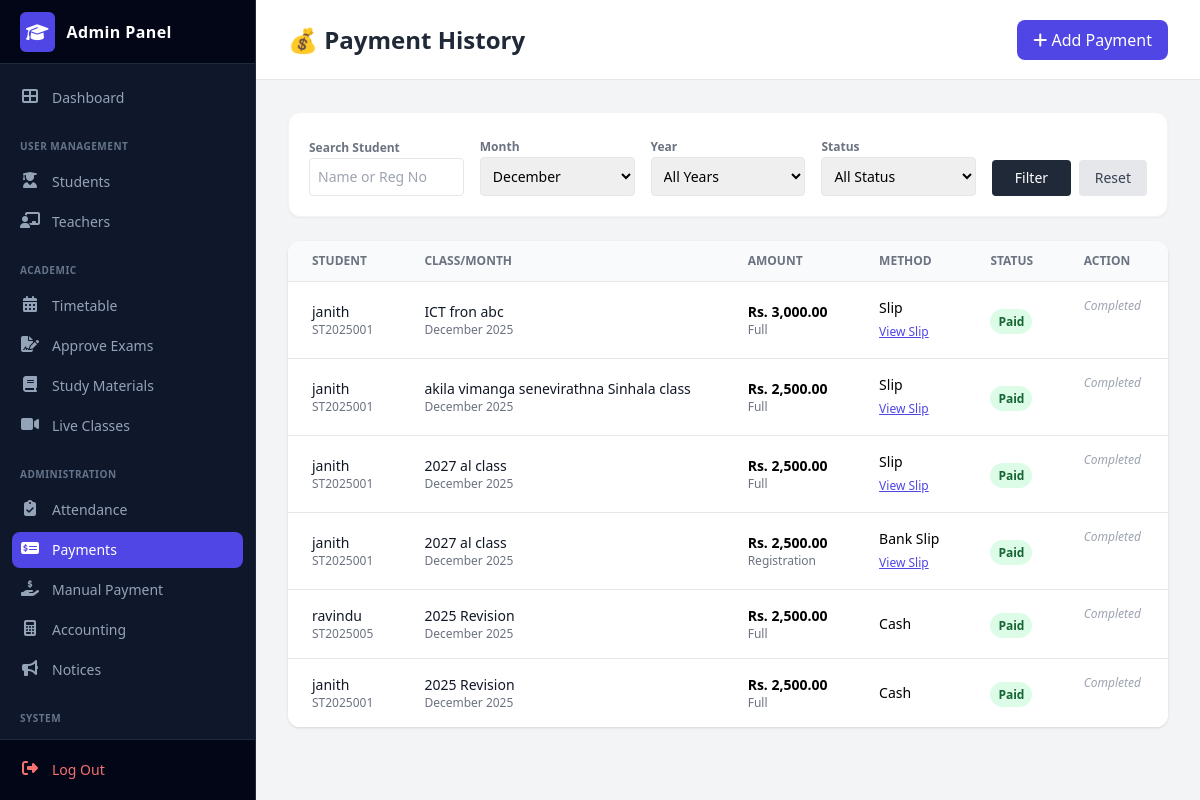
The app's page /admin/payments.php?month=December (signed in) with its own data.
### tables this page shows
CREATE TABLE `payments` (
  `payment_id` int(11) NOT NULL,
  `student_id` int(11) NOT NULL,
  `class_id` int(11) NOT NULL DEFAULT 1,
  `month` varchar(20) NOT NULL,
  `year` int(4) NOT NULL DEFAULT 2025,
  `amount` decimal(10,2) NOT NULL,
  `payment_status` enum('paid','pending','failed') NOT NULL DEFAULT 'paid',
  `transaction_id` varchar(100) DEFAULT NULL,
  `slip_image` varchar(255) DEFAULT NULL,
  `method` varchar(20) NOT NULL DEFAULT 'Cash',
  `payment_type` varchar(20) NOT NULL DEFAULT 'Full',
  `paid_date` datetime DEFAULT current_timestamp()
);

CREATE TABLE `students` (
  `student_id` int(11) NOT NULL,
  `reg_number` varchar(20) NOT NULL,
  `full_name` varchar(150) NOT NULL,
  `nic` varchar(20) NOT NULL,
  `dob` date NOT NULL,
  `gender` varchar(10) NOT NULL,
  `school` varchar(150) DEFAULT NULL,
  `address` text DEFAULT NULL,
  `student_phone` varchar(15) DEFAULT NULL,
  `parent_phone` varchar(15) NOT NULL,
  `email` varchar(150) NOT NULL,
  `stream` varchar(50) NOT NULL,
  `batch` varchar(10) NOT NULL,
  `photo` varchar(255) DEFAULT NULL,
  `registered_date` datetime DEFAULT current_timestamp(),
  `status` int(11) DEFAULT 1
);

CREATE TABLE `classes` (
  `class_id` int(11) NOT NULL,
  `class_name` varchar(100) NOT NULL,
  `stream` varchar(50) NOT NULL,
  `subject` varchar(50) NOT NULL,
  `teacher_name` varchar(100) DEFAULT NULL,
  `fee` decimal(10,2) NOT NULL,
  `day` varchar(20) DEFAULT NULL,
  `time` varchar(20) DEFAULT NULL,
  `status` tinyint(4) DEFAULT 1
);

### admin/payments.php (the view, shortened to what this page needs)
<?php
include('db_con.php');
$where_clauses = [];
if (isset($_GET['month']) && !empty($_GET['month'])) {
    $month = $conn->real_escape_string($_GET['month']);
    $where_clauses[] = "p.month = '$month'";
}
$where_sql = "";
if (count($where_clauses) > 0) {
    $where_sql = "WHERE " . implode(' AND ', $where_clauses);
}
$sql = "SELECT p.*, s.full_name, s.reg_number, c.class_name
        FROM payments p
        LEFT JOIN students s ON p.student_id = s.student_id
        LEFT JOIN classes c ON p.class_id = c.class_id
        $where_sql
        ORDER BY p.paid_date DESC";
$result = $conn->query($sql);
?>
<!DOCTYPE html>
<html lang="en">
<head>
    <script src="https://cdn.tailwindcss.com"></script>
    <link rel="stylesheet" href="https://cdnjs.cloudflare.com/ajax/libs/font-awesome/6.4.0/css/all.min.css">
</head>
<body class="bg-gray-100 font-sans">
    <div class="flex h-screen overflow-hidden">
        <?php include('includes/sidebar.php'); ?>
        <div class="flex-1 flex flex-col min-w-0 overflow-hidden ml-64">
            <header class="bg-white border-b h-20 flex items-center justify-between px-8">
                <h1 class="text-2xl font-bold text-gray-800">💰 Payment History</h1>
                <a href="add_manual_payment.php" class="bg-indigo-600 text-white px-4 py-2 rounded-lg hover:bg-indigo-700 transition">
                    <i class="fas fa-plus"></i> Add Payment
                </a>
            </header>
            <main class="flex-1 overflow-y-auto p-8">
                <div class="bg-white p-5 rounded-xl shadow-sm border border-gray-100 mb-6">
                    <form method="GET" class="grid grid-cols-1 md:grid-cols-5 gap-4 items-end">
                        <div>
                            <label class="text-xs font-bold text-gray-500">Search Student</label>
                            <input type="text" name="search" value="<?php echo $_GET['search'] ?? ''; ?>" placeholder="Name or Reg No" class="w-full border p-2 rounded text-sm">
                        </div>
                        <div>
                            <label class="text-xs font-bold text-gray-500">Month</label>
                            <select name="month" class="w-full border p-2 rounded text-sm">
                                <?php
                                $months = ['January','February','March','April','May','June','July','August','September','October','November','December'];
                                foreach($months as $m) {
                                    $sel = (isset($_GET['month']) && $_GET['month'] == $m) ? 'selected' : '';
                                    echo "<option value='$m' $sel>$m</option>";
                                }
                                ?>
                            </select>
                        </div>
                        <div>
                            <label class="text-xs font-bold text-gray-500">Year</label>
                            <select name="year" class="w-full border p-2 rounded text-sm">
                                <option value="">All Years</option>
                            </select>
                        </div>
                        <div>
                            <label class="text-xs font-bold text-gray-500">Status</label>
                            <select name="status" class="w-full border p-2 rounded text-sm">
                                <option value="">All Status</option>
                            </select>
                        </div>
                        <div class="flex gap-2">
                            <button type="submit" class="bg-gray-800 text-white px-4 py-2 rounded text-sm hover:bg-gray-900 w-full">Filter</button>
                            <a href="payments.php" class="bg-gray-200 text-gray-700 px-4 py-2 rounded text-sm hover:bg-gray-300">Reset</a>
                        </div>
                    </form>
                </div>
                <div class="bg-white rounded-xl shadow overflow-hidden">
                    <table class="min-w-full divide-y divide-gray-200">
                        <thead class="bg-gray-50">
                            <tr>
                                <th class="px-6 py-3 text-left text-xs font-bold text-gray-500 uppercase">Student</th>
                                <th class="px-6 py-3 text-left text-xs font-bold text-gray-500 uppercase">Class/Month</th>
                                <th class="px-6 py-3 text-left text-xs font-bold text-gray-500 uppercase">Amount</th>
                                <th class="px-6 py-3 text-left text-xs font-bold text-gray-500 uppercase">Method</th>
                                <th class="px-6 py-3 text-left text-xs font-bold text-gray-500 uppercase">Status</th>
                                <th class="px-6 py-3 text-left text-xs font-bold text-gray-500 uppercase">Action</th>
                            </tr>
                        </thead>
                        <tbody class="bg-white divide-y divide-gray-200">
                            <?php if ($result && $result->num_rows > 0): ?>
                                <?php while($row = $result->fetch_assoc()): ?>
                                <tr class="hover:bg-gray-50">
                                    <td class="px-6 py-4">
                                        <div class="text-sm font-medium text-gray-900"><?php echo htmlspecialchars($row['full_name']); ?></div>
                                        <div class="text-xs text-gray-500"><?php echo htmlspecialchars($row['reg_number']); ?></div>
                                    </td>
                                    <td class="px-6 py-4">
                                        <div class="text-sm text-gray-900"><?php echo htmlspecialchars($row['class_name']); ?></div>
                                        <div class="text-xs text-gray-500"><?php echo $row['month'] . ' ' . $row['year']; ?></div>
                                    </td>
                                    <td class="px-6 py-4">
                                        <div class="text-sm font-bold">Rs. <?php echo number_format($row['amount'], 2); ?></div>
                                        <div class="text-xs text-gray-500"><?php echo $row['payment_type']; ?></div>
                                    </td>
                                    <td class="px-6 py-4">
                                        <div class="text-sm"><?php echo $row['method']; ?></div>
                                        <?php if(!empty($row['slip_image'])): ?>
                                            <a href="../uploads/slips/<?php echo $row['slip_image']; ?>" target="_blank" class="text-xs text-indigo-600 underline">View Slip</a>
                                        <?php endif; ?>
                                    </td>
                                    <td class="px-6 py-4">
                                        <?php
                                            $st = strtolower($row['payment_status']);
                                            $color = ($st == 'paid') ? 'bg-green-100 text-green-800' : (($st == 'pending') ? 'bg-yellow-100 text-yellow-800' : 'bg-red-100 text-red-800');
                                        ?>
                                        <span class="px-2 py-1 rounded-full text-xs font-bold <?php echo $color; ?>"><?php echo ucfirst($st); ?></span>
                                    </td>
                                    <td class="px-6 py-4 flex gap-2">
                                        <?php if($st == 'pending'): ?>
                                            <a href="?approve_id=<?php echo $row['payment_id']; ?>" onclick="return confirm('Approve?')" class="text-green-600 hover:text-green-800" title="Approve"><i class="fas fa-check-circle text-xl"></i></a>
                                            <a href="?reject_id=<?php echo $row['payment_id']; ?>" onclick="return confirm('Reject?')" class="text-red-600 hover:text-red-800" title="Reject"><i class="fas fa-times-circle text-xl"></i></a>
                                        <?php else: ?>
                                            <span class="text-gray-400 text-xs italic">Completed</span>
                                        <?php endif; ?>
                                    </td>
                                </tr>
                                <?php endwhile; ?>
                            <?php else: ?>
                                <tr><td colspan="6" class="px-6 py-4 text-center text-gray-500">No records found.</td></tr>
                            <?php endif; ?>
                        </tbody>
                    </table>
                </div>
            </main>
        </div>
    </div>
</body>
</html>

### records on screen
payments: student.full_name "janith", student.reg_number "ST2025001", class.class_name "ICT fron abc", month "December", year "2025", amount "3,000.00", payment_type "Full", method "Slip", payment_status "Paid", shows "Completed"
payments: student.full_name "janith", student.reg_number "ST2025001", class.class_name "akila vimanga senevirathna Sinhala class", month "December", year "2025", amount "2,500.00", payment_type "Full", method "Slip", payment_status "Paid", shows "Completed"
payments: student.full_name "janith", student.reg_number "ST2025001", class.class_name "2027 al class", month "December", year "2025", amount "2,500.00", payment_type "Full", method "Slip", payment_status "Paid", shows "Completed"
payments: student.full_name "janith", student.reg_number "ST2025001", class.class_name "2027 al class", month "December", year "2025", amount "2,500.00", payment_type "Registration", method "Bank Slip", payment_status "Paid", shows "Completed"
payments: student.full_name "ravindu", student.reg_number "ST2025005", class.class_name "2025 Revision", month "December", year "2025", amount "2,500.00", payment_type "Full", method "Cash", payment_status "Paid", shows "Completed"
payments: student.full_name "janith", student.reg_number "ST2025001", class.class_name "2025 Revision", month "December", year "2025", amount "2,500.00", payment_type "Full", method "Cash", payment_status "Paid", shows "Completed"

### other values on screen
form field month "December"
